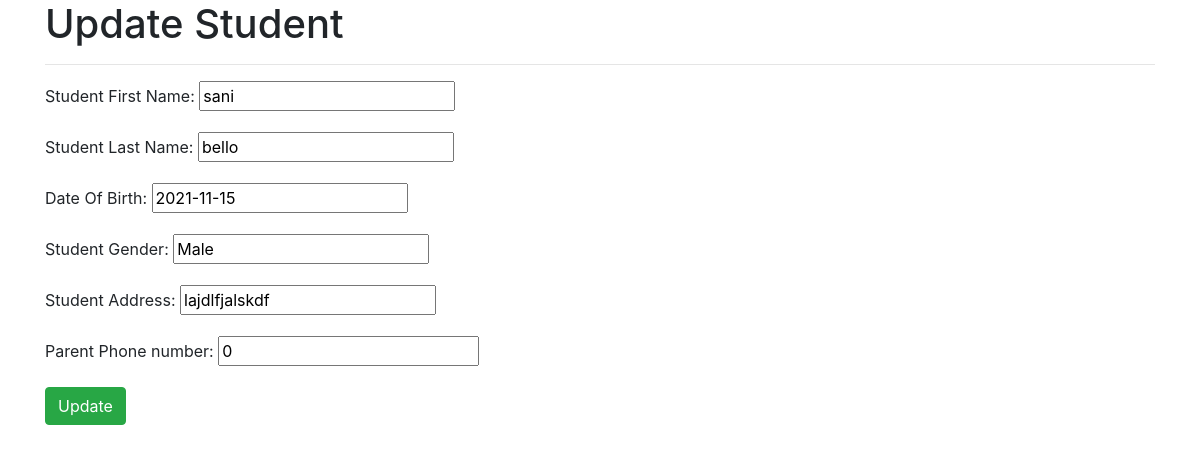
The page /update/4/ on the database its author committed.
### blogapp/models.py (models this page shows, shortened)
class Student(models.Model):
    first_name = models.CharField(("Student First Name"), max_length=50)
    last_name = models.CharField(("Student Last Name"), max_length=50)
    age = models.DateField(("Date Of Birth"), auto_now=False, auto_now_add=False)
    gender = models.CharField(("Student Gender"), max_length=10)
    address = models.CharField(("Student Address"),max_length=100)
    phone = models.BigIntegerField(("Parent Phone number"))
    admission_date = models.DateTimeField(("Student admission Date Time"), auto_now=False, auto_now_add=True)
    class Meta:
        ordering = ['-admission_date']

### blogapp/views.py (the view)
# urls.py: path("update/<int:pk>/", StudentUpdateView.as_view(), name="student_update"),
class StudentUpdateView(UpdateView):
    model = Student
    fields = ('__all__')
    template_name = 'register/update.html'
    success_url = reverse_lazy('student_list')

### blogapp/templates/register/update.html (shortened to what this page needs)
{% extends 'base.html' %}
{% block content %}
    <div class="container">
    <h1>Update Student</h1>
    <hr>
    <form action="" method="post">
        {{ form.as_p }}
        <button  id="btn" class="btn btn-success" type="submit"> Update</button>
    </form>
    </div>
{% endblock content %}

### rows shown on the page
Student: first_name "sani", last_name "bello", age "2021-11-15", gender "Male", address "lajdlfjalskdf", phone "0"
